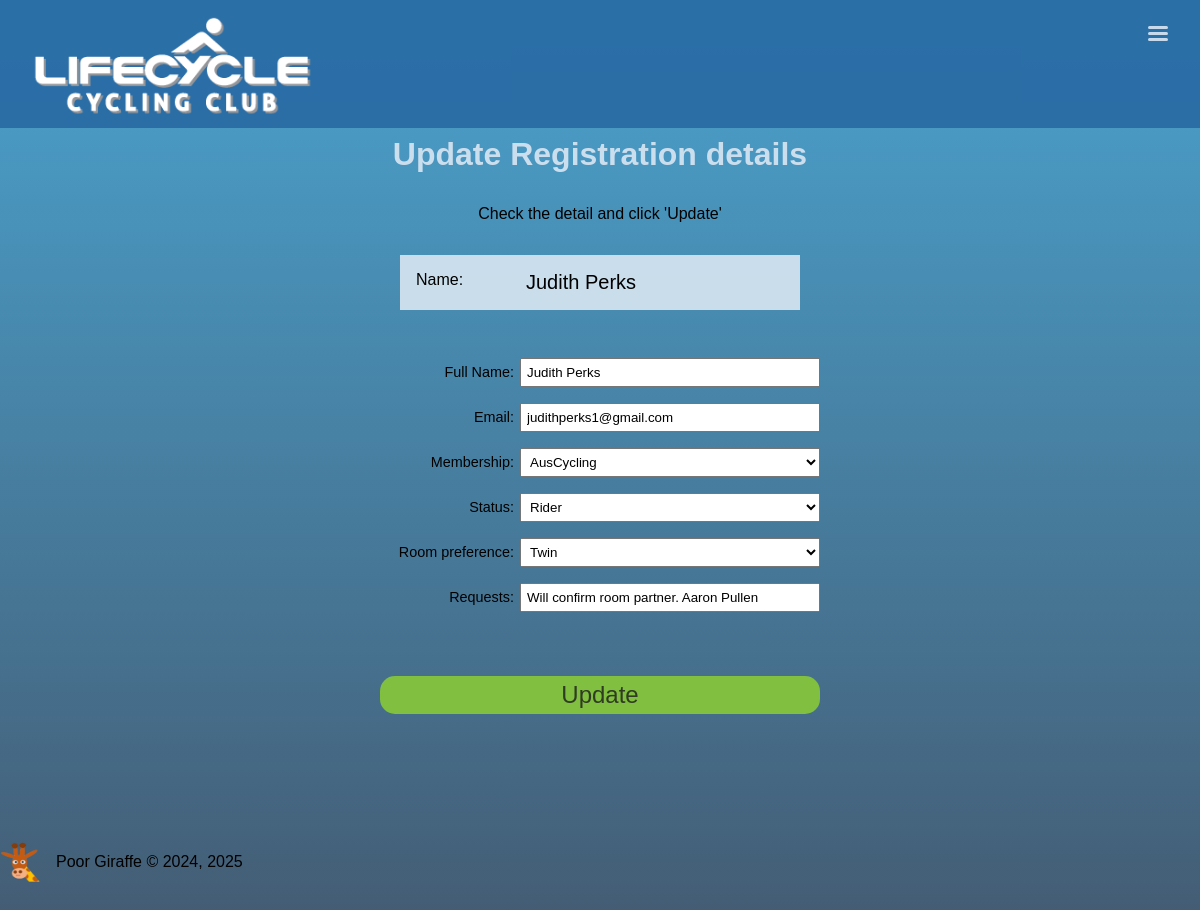
The app's page /registrations/71/update with its own data.
### book/models.py (models this page shows, shortened)
class Registration(models.Model):
	name = models.CharField(max_length=30)
	email = models.EmailField()
	membership = models.ForeignKey(Membership, on_delete=models.CASCADE, null=True)
	status = models.ForeignKey(Status, on_delete=models.CASCADE)
	room = models.ForeignKey(RoomType, on_delete=models.CASCADE)
	notes = models.CharField(max_length=100, blank=True, null=True)
	regdate = models.DateField(auto_now_add = True, blank=True, null=True)

class Membership(models.Model):
	membership = models.CharField(max_length=30)
	code = models.CharField(max_length=3)
	def __str__(self):
		return self.membership

class Status(models.Model):
	status = models.CharField(max_length=20)
	def __str__(self):
		return self.status

class RoomType(models.Model):
	description = models.CharField(max_length=20)
	supplement = models.IntegerField()
	amount = models.DecimalField(max_digits=6, decimal_places=2, blank=True, null=True)
	includes = models.CharField(max_length=200, blank=True, null=True)
	def __str__(self):
		return self.description

### book/views.py (the view)
# urls.py: path('registrations/<int:pk>/update', RegistrationUpdateView.as_view(), name='update'),
class RegistrationUpdateView(UpdateView):
	model = Registration
	template_name = "registration_update.html"
	fields = ['name', 'email', 'membership', 'status', 'room', 'notes']
	success_url = '../'

### book/template/registration_update.html (shortened to what this page needs)
{% extends 'base.html' %}
{% load static %}
{% block main %}
	<main>
		<h1>Update Registration details</h1>
		<p>Check the detail and click 'Update'</p>
		<div class='confirm'>
			<p>Name: <span>{{ registration.name }}</span></p>
		</div>
		<form method="POST">
			<p>
				<label for="id_name">Full Name:</label>
				<input type="text" name="name" maxlength="30" required="" id="id_name" value="{{ registration.name }}">
			</p>
			<p>
				<label for="id_email">Email:</label>
				<input type="email" name="email" maxlength="254" required="" id="id_email" value="{{ registration.email }}">
			</p>
			<p>
				<label for="id_memberhip">Membership:</label>
				<select name="membership" required="" id="id_membership">
					<option value="{{ registration.membership.id }}" selected>{{ registration.membership }}</option>
				</select>
			</p>
			<p>
				<label for="id_status">Status:</label>
				<select name="status" required="" id="id_status">
					<option value="{{ registration.status.id }}" selected>{{ registration.status }}</option>
				</select>
			</p>
			<p>
				<label for="id_room">Room preference:</label>
				<select name="room" required="" id="id_room">
					<option value="{{ registration.room.id }}" selected>{{ registration.room }}</option>
				</select>
			</p>
			<p>
				<label for="id_notes">Requests:</label>
				<input type="text" name="notes" maxlength="100" id="id_notes"value="{{ registration.notes }}">
			</p>
			<input id = "book" type="submit" value="Update" name="">
		</form>
	</main>
{% endblock %}

### book/static/base_style.css (style rules this page uses)
:root { --clr-background: linear-gradient(hsl(200, 58%, 50%, 0.9), hsl(210, 58%, 20%, 0.8)); --clr-card: hsl(200, 60%, 55%, 0.9); --clr-nav: hsl(208, 60%, 40%, 0.9); --clr-green: hsl(90, 50%, 50%); --clr-red: hsl(0, 90%, 50%); --clr-blue: hsl(208, 90%, 45%, 0.9); --clr-yellow: hsl(70, 90%, 50%, 0.9); --clr-white: hsl(208, 50%, 90%, 0.9); --clr-black: hsl(0, 0%, 10%, 0.8); --clr-shadow: hsl(200, 50%, 100%, 0.5); --clr-border: hsl(0, 0%, 100%); }
*, *::before, *::after { box-sizing: border-box; }
* { margin: 0; padding: 0; }
html { font-size: clamp(14px, 2vw, 16px); }
body { width: 100vw; min-height: 100vh; background: var(--clr-background); font-family: Arial, san-serif, HankenGrotesk; font-weight: 300; }
main { width: 100vw; min-height: 60vh; margin: 8rem auto; display: flex; gap: 0rem; flex-direction: column; align-items: center; justify-content: center; }
p { max-width: 50ch; }
h1 { color: var(--clr-white); margin-top: 0.5rem; }
@media (min-width: 660px) { body { font-size: 16px; } }
@media (min-width: 660px) { main { width: clamp(400px, 90vw, 812px); min-height: 60vh; margin: 8rem auto; display: flex; gap: 2rem; flex-direction: column; align-items: center; justify-content: center; } }

### book/static/style.css (style rules this page uses)
form { width: clamp(360px, 95vw, 440px); }
form p { display: grid; grid-template-columns: 1fr; margin-top: 1rem; }
form label { text-align: left; font-size: 0.9rem; padding: 6px; }
form input { padding: 5px; }
form select { padding: 5px; }
form input[type="submit"] { margin-top: 4rem; width: 100%; border: none; border-radius: 15px; font-size: 1.5rem; color: var(--clr-black); background: var(--clr-green); cursor: pointer; }
.confirm { width: clamp(360px, 95vw, 400px); background: var(--clr-white); padding: 1rem; }
.confirm p { display: grid; grid-template-columns: 110px 1fr; }
.confirm p span { font-size: 1.25rem; }
@media (min-width: 660px) { form p { grid-template-columns: 140px 1fr; } }
@media (min-width: 660px) { form label { text-align: right; } }

### records on screen
Registration: name "Judith Perks", email "judithperks1@gmail.com", membership "AusCycling", status "Rider", room "Twin"
